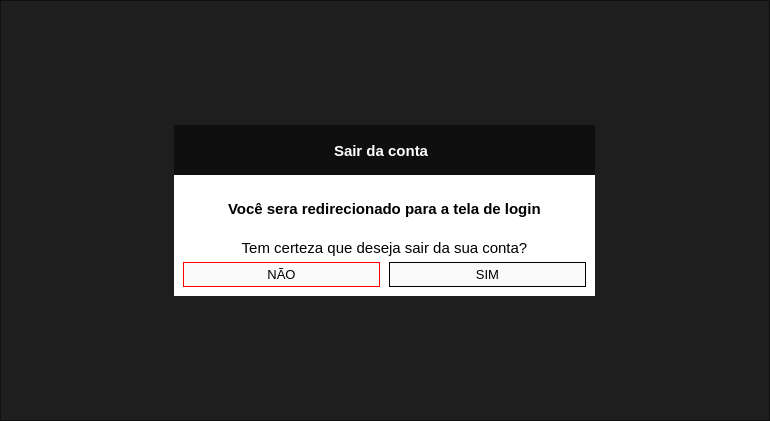
<?xml version="1.0" encoding="UTF-8"?>
<ui version="4.0">
 <class>SairConta</class>
 <widget class="QDialog" name="SairConta">
  <property name="geometry">
   <rect>
    <x>0</x>
    <y>0</y>
    <width>770</width>
    <height>421</height>
   </rect>
  </property>
  <property name="windowTitle">
   <string>Sair</string>
  </property>
  <property name="windowIcon">
   <iconset resource="resources/resources.qrc">
    <normaloff>:/icons/logo.ico</normaloff>:/icons/logo.ico</iconset>
  </property>
  <property name="styleSheet">
   <string notr="true">background-color: rgba(0, 0, 0, 130);</string>
  </property>
  <property name="sizeGripEnabled">
   <bool>false</bool>
  </property>
  <property name="modal">
   <bool>true</bool>
  </property>
  <layout class="QHBoxLayout" name="horizontalLayout">
   <property name="spacing">
    <number>0</number>
   </property>
   <property name="leftMargin">
    <number>0</number>
   </property>
   <property name="topMargin">
    <number>0</number>
   </property>
   <property name="rightMargin">
    <number>0</number>
   </property>
   <property name="bottomMargin">
    <number>0</number>
   </property>
   <item>
    <widget class="QFrame" name="frame_2">
     <property name="font">
      <font>
       <family>Segoe UI</family>
      </font>
     </property>
     <property name="frameShape">
      <enum>QFrame::StyledPanel</enum>
     </property>
     <property name="frameShadow">
      <enum>QFrame::Raised</enum>
     </property>
     <layout class="QHBoxLayout" name="horizontalLayout_2">
      <item>
       <widget class="QFrame" name="frame_5">
        <property name="maximumSize">
         <size>
          <width>421</width>
          <height>171</height>
         </size>
        </property>
        <property name="font">
         <font>
          <family>Segoe UI</family>
         </font>
        </property>
        <property name="styleSheet">
         <string notr="true">background-color: rgb(255, 255, 255);
border:0</string>
        </property>
        <property name="frameShape">
         <enum>QFrame::StyledPanel</enum>
        </property>
        <property name="frameShadow">
         <enum>QFrame::Raised</enum>
        </property>
        <layout class="QVBoxLayout" name="verticalLayout">
         <property name="spacing">
          <number>0</number>
         </property>
         <property name="leftMargin">
          <number>0</number>
         </property>
         <property name="topMargin">
          <number>0</number>
         </property>
         <property name="rightMargin">
          <number>0</number>
         </property>
         <property name="bottomMargin">
          <number>0</number>
         </property>
         <item>
          <widget class="QFrame" name="frame_6">
           <property name="minimumSize">
            <size>
             <width>0</width>
             <height>50</height>
            </size>
           </property>
           <property name="maximumSize">
            <size>
             <width>16777215</width>
             <height>50</height>
            </size>
           </property>
           <property name="font">
            <font>
             <family>Segoe UI</family>
            </font>
           </property>
           <property name="styleSheet">
            <string notr="true">background-color: rgb(15, 15, 15);border:0</string>
           </property>
           <property name="frameShape">
            <enum>QFrame::NoFrame</enum>
           </property>
           <property name="frameShadow">
            <enum>QFrame::Raised</enum>
           </property>
           <widget class="QLabel" name="label_2">
            <property name="geometry">
             <rect>
              <x>160</x>
              <y>16</y>
              <width>121</width>
              <height>20</height>
             </rect>
            </property>
            <property name="font">
             <font>
              <family>Segoe UI</family>
              <pointsize>11</pointsize>
              <weight>75</weight>
              <bold>true</bold>
             </font>
            </property>
            <property name="styleSheet">
             <string notr="true">color: rgb(255, 255, 255);</string>
            </property>
            <property name="text">
             <string>Sair da conta</string>
            </property>
           </widget>
           <widget class="QPushButton" name="pushButton">
            <property name="geometry">
             <rect>
              <x>380</x>
              <y>16</y>
              <width>20</width>
              <height>20</height>
             </rect>
            </property>
            <property name="font">
             <font>
              <family>Segoe UI</family>
             </font>
            </property>
            <property name="cursor">
             <cursorShape>PointingHandCursor</cursorShape>
            </property>
            <property name="text">
             <string/>
            </property>
            <property name="icon">
             <iconset resource="resources/resources.qrc">
              <normaloff>:/icons/xmark-solid.svg</normaloff>:/icons/xmark-solid.svg</iconset>
            </property>
            <property name="iconSize">
             <size>
              <width>16</width>
              <height>20</height>
             </size>
            </property>
           </widget>
          </widget>
         </item>
         <item>
          <widget class="QFrame" name="frame_3">
           <property name="font">
            <font>
             <family>Segoe UI</family>
            </font>
           </property>
           <property name="frameShape">
            <enum>QFrame::StyledPanel</enum>
           </property>
           <property name="frameShadow">
            <enum>QFrame::Raised</enum>
           </property>
           <layout class="QVBoxLayout" name="verticalLayout_3">
            <item>
             <widget class="QFrame" name="frame_4">
              <property name="minimumSize">
               <size>
                <width>0</width>
                <height>50</height>
               </size>
              </property>
              <property name="maximumSize">
               <size>
                <width>16777215</width>
                <height>50</height>
               </size>
              </property>
              <property name="font">
               <font>
                <family>Segoe UI</family>
                <pointsize>9</pointsize>
               </font>
              </property>
              <property name="frameShape">
               <enum>QFrame::StyledPanel</enum>
              </property>
              <property name="frameShadow">
               <enum>QFrame::Raised</enum>
              </property>
              <layout class="QVBoxLayout" name="verticalLayout_2">
               <item alignment="Qt::AlignHCenter">
                <widget class="QLabel" name="label_3">
                 <property name="minimumSize">
                  <size>
                   <width>0</width>
                   <height>21</height>
                  </size>
                 </property>
                 <property name="font">
                  <font>
                   <family>Segoe UI</family>
                   <pointsize>11</pointsize>
                   <weight>75</weight>
                   <bold>true</bold>
                  </font>
                 </property>
                 <property name="text">
                  <string>Você sera redirecionado para a tela de login</string>
                 </property>
                </widget>
               </item>
              </layout>
             </widget>
            </item>
            <item>
             <widget class="QFrame" name="frame">
              <property name="font">
               <font>
                <family>Segoe UI</family>
               </font>
              </property>
              <property name="frameShape">
               <enum>QFrame::NoFrame</enum>
              </property>
              <property name="frameShadow">
               <enum>QFrame::Raised</enum>
              </property>
              <layout class="QGridLayout" name="gridLayout_2">
               <property name="leftMargin">
                <number>0</number>
               </property>
               <property name="topMargin">
                <number>0</number>
               </property>
               <property name="rightMargin">
                <number>0</number>
               </property>
               <property name="bottomMargin">
                <number>0</number>
               </property>
               <property name="horizontalSpacing">
                <number>9</number>
               </property>
               <property name="verticalSpacing">
                <number>5</number>
               </property>
               <item row="2" column="1">
                <widget class="QPushButton" name="sim">
                 <property name="font">
                  <font>
                   <family>Segoe UI</family>
                   <pointsize>10</pointsize>
                  </font>
                 </property>
                 <property name="cursor">
                  <cursorShape>PointingHandCursor</cursorShape>
                 </property>
                 <property name="styleSheet">
                  <string notr="true">QPushButton{border:1px solid;
background:rgb(250, 250, 250);
padding:5px}

QPushButton:hover{
	background-color: rgb(204, 204, 204);
}</string>
                 </property>
                 <property name="text">
                  <string>SIM</string>
                 </property>
                </widget>
               </item>
               <item row="2" column="0">
                <widget class="QPushButton" name="nao">
                 <property name="font">
                  <font>
                   <family>Segoe UI</family>
                   <pointsize>10</pointsize>
                  </font>
                 </property>
                 <property name="cursor">
                  <cursorShape>PointingHandCursor</cursorShape>
                 </property>
                 <property name="styleSheet">
                  <string notr="true">QPushButton{border:1px solid red;
background:rgb(250, 250, 250);
padding:5px}

QPushButton:hover{
	background-color: rgb(255, 170, 170);
}</string>
                 </property>
                 <property name="text">
                  <string>NÃO</string>
                 </property>
                </widget>
               </item>
               <item row="0" column="0" colspan="2">
                <widget class="QLabel" name="label">
                 <property name="font">
                  <font>
                   <family>Segoe UI</family>
                   <pointsize>11</pointsize>
                  </font>
                 </property>
                 <property name="text">
                  <string>Tem certeza que deseja sair da sua conta?</string>
                 </property>
                 <property name="alignment">
                  <set>Qt::AlignCenter</set>
                 </property>
                </widget>
               </item>
              </layout>
             </widget>
            </item>
           </layout>
          </widget>
         </item>
        </layout>
       </widget>
      </item>
     </layout>
    </widget>
   </item>
  </layout>
 </widget>
 <resources>
  <include location="resources/resources.qrc"/>
 </resources>
 <connections/>
</ui>
